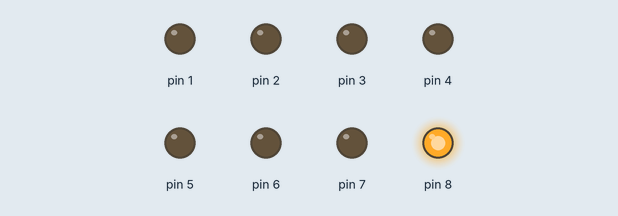
A sketch run on a simulated Arduino Uno, built with avr-gcc and run on an emulated ATmega328P. Shown: output pins drawn as LEDs (lit = HIGH).

Above: at 0.07 s.
At 0.67 s:
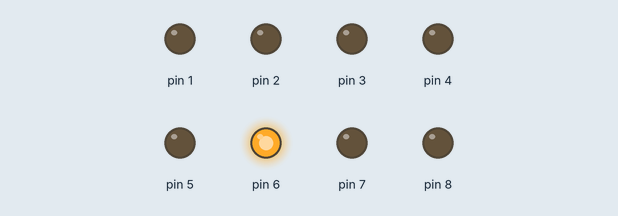
At 1.27 s:
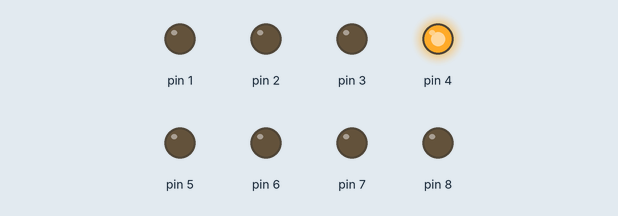
At 2.77 s:
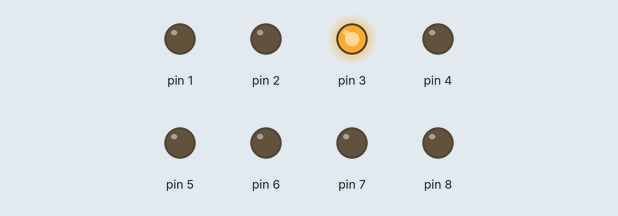
At 3.97 s:
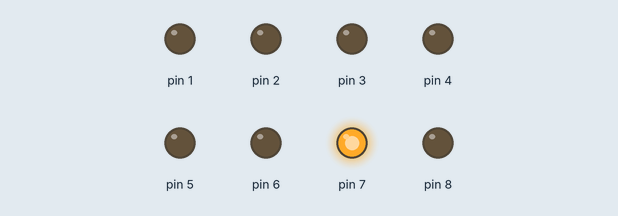
At 5.32 s:
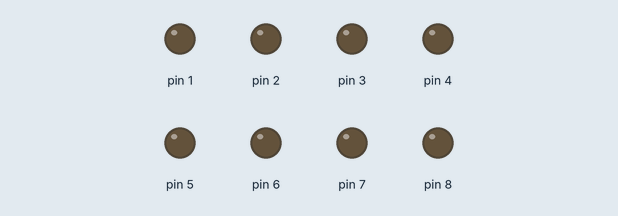
Timing chart, 0 to 5.6 s (numbered marks = the images above):
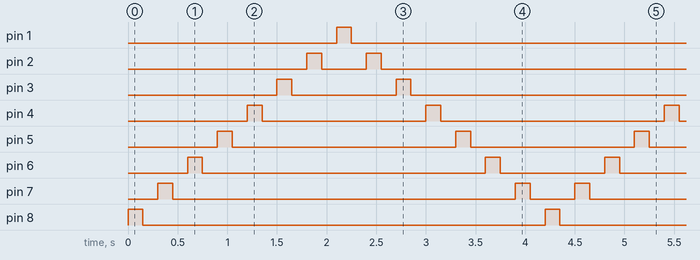

Measured:
- by itself, pin 1, pin 8: alternates HIGH for 0.15 s and LOW for 4.1 s
- by itself, pin 2: repeats every 4.2 s: LOW 0.45 s, HIGH 0.15 s, LOW 3.5 s, HIGH 0.15 s
- by itself, pin 3: repeats every 4.2 s: LOW 1.1 s, HIGH 0.15 s, LOW 2.9 s, HIGH 0.15 s
- by itself, pin 4: repeats every 4.2 s: LOW 1.7 s, HIGH 0.15 s, LOW 2.3 s, HIGH 0.15 s
- by itself, pin 5: repeats every 4.2 s: LOW 2.3 s, HIGH 0.15 s, LOW 1.7 s, HIGH 0.15 s
- by itself, pin 6: repeats every 4.2 s: LOW 2.9 s, HIGH 0.15 s, LOW 1.1 s, HIGH 0.15 s
- by itself, pin 7: repeats every 4.2 s: LOW 3.5 s, HIGH 0.15 s, LOW 0.45 s, HIGH 0.15 s

The sketch:

LAB1.ino
```cpp
int i;
int d=150;
void setup()
{

  for (i=1; i<9; i++){
  pinMode(i, OUTPUT);
  }
}

void loop()
{

   for(i=8;i>1;i--){
    digitalWrite(i,HIGH);
    delay(d);
    digitalWrite(i,LOW);
    delay(d);
  }

  for(i=1;i<8;i++){
    digitalWrite(i,HIGH);
    delay(d);
    digitalWrite(i,LOW);
    delay(d);
  }
}
```
